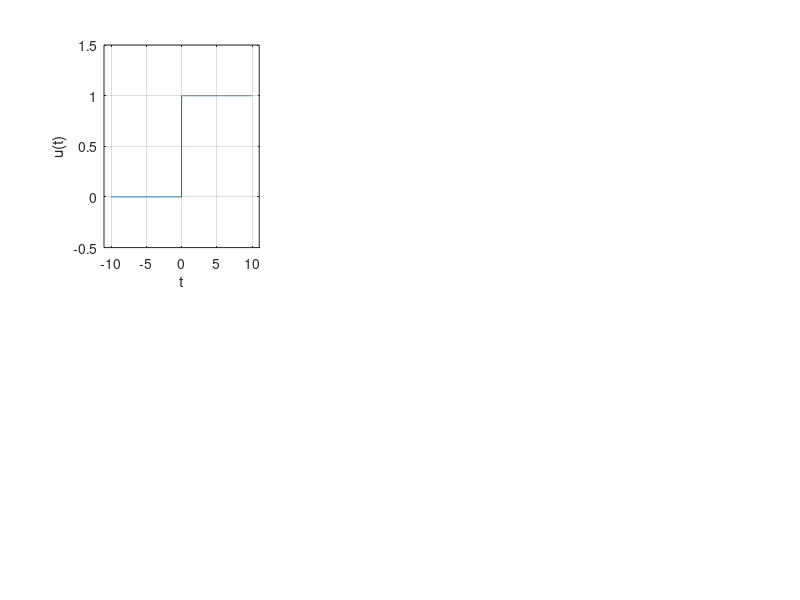

Write MATLAB code to recreate this figure.
clc, clear all, close all;
t=-10:0.01:10;
u=[zeros(1,1000),ones(1,1001)];
subplot(231)
plot(t,u)
xlim([-11 11])
ylim([-0.5 1.5])
xlabel('t')
ylabel('u(t)')
grid on